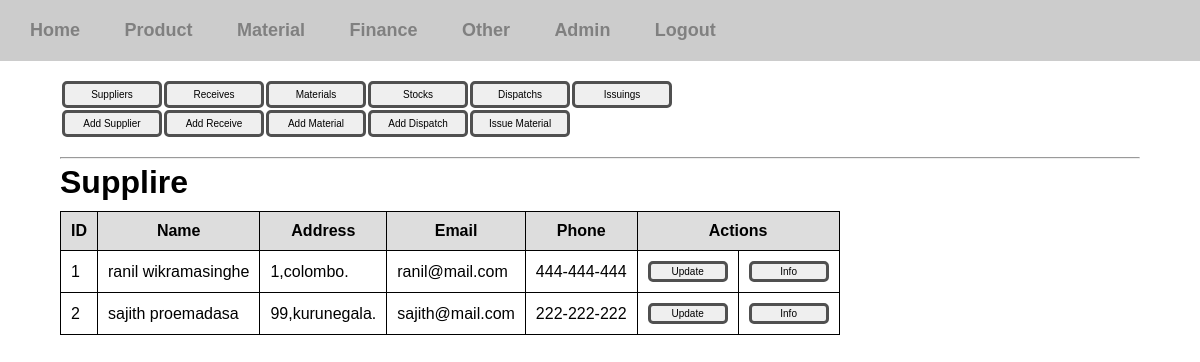
Screenshot of /inventory-manager/supplires/ (signed in) with the database file from the repository.
### inventory_manager/models.py (models this page shows, shortened)
class Supplire(models.Model):
	name = models.CharField(max_length=100)
	email = models.EmailField()
	addr = models.CharField(max_length=200)
	phone = models.CharField(max_length=15)

### inventory_manager/views/material.py (the view)
# urls.py: path('supplires/',material.supplire_view, name='supplires-view'),
@login_required(login_url='/login')
def supplire_view(request):
	supplires = Supplire.objects.all()
	context = {'supplires':supplires}
	return render(request, 'inventory_manager/material/supplire.html', context)

### templates/inventory_manager/material/supplire.html
{% extends 'inventory_manager/material.html' %}
{% block contentblock %}
	<h1>Supplire</h1>
	{% if supplires %}
		<div class="table-div">
			<table class="view-table">
			<tr>
				<th>ID</th>
				<th>Name</th>
				<th>Address</th>
				<th>Email</th>
				<th>Phone</th>
				<th colspan="2">Actions</th>
			</tr>
			{% for supplire in supplires %}
			<tr>
				<td>{{ supplire.id }}</td>
				<td>{{ supplire.name }}</td>
				<td>{{ supplire.addr }}</td>
				<td>{{ supplire.email }}</td>
				<td>{{ supplire.phone }}</td>
				<td><a href="{% url 'update-supplire' supplire.id %}"><button class="btn btn-sm">Update</button></a></td>
				<td><a href="{% url 'update-supplire' supplire.id %}"><button class="btn btn-sm">Info</button></a></td>
			</tr>
			{% endfor %}
		</table>
		</div>
	{% else %}
		<p>There are no supplires. </p>
	{% endif %}
{% endblock %}

### static/css/styles.css (style rules this page uses)
* { margin: 0; padding: 0; box-sizing: border-box; }
body { font-family: sans-serif; }
a { text-decoration: none; color: gray; }
.body-content h1 { margin-top: 5px; }
.btn { padding: 5px 15px; border: 3px solid #505050; border-radius: 5px; width: 100px; font-size: 10px; }
.btn-sm { padding: 2px; width: 80px; }

### static/css/tables.css (style rules this page uses)
.view-table { margin: 10px 0px; border-collapse: collapse; }
.view-table th { background: #ddd; }
.view-table td,th { padding: 10px; border:1px solid black; }

### rows the page displays
Supplire: id "1", name "ranil wikramasinghe", addr "1,colombo.", email "ranil@mail.com", phone "444-444-444"
Supplire: id "2", name "sajith proemadasa", addr "99,kurunegala.", email "sajith@mail.com", phone "222-222-222"
